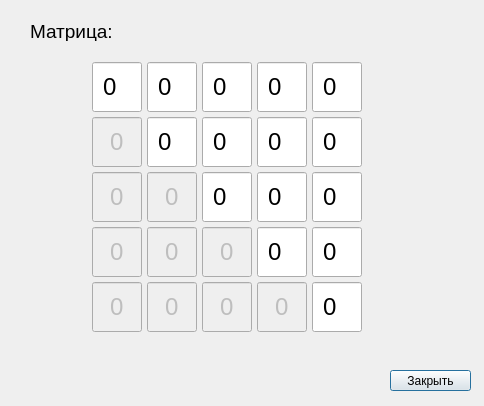
<?xml version="1.0" encoding="UTF-8"?>
<ui version="4.0">
 <class>mOut</class>
 <widget class="QDialog" name="mOut">
  <property name="geometry">
   <rect>
    <x>0</x>
    <y>0</y>
    <width>484</width>
    <height>406</height>
   </rect>
  </property>
  <property name="windowTitle">
   <string>Dialog</string>
  </property>
  <widget class="QFrame" name="OutFrame">
   <property name="geometry">
    <rect>
     <x>90</x>
     <y>60</y>
     <width>291</width>
     <height>281</height>
    </rect>
   </property>
   <property name="frameShape">
    <enum>QFrame::NoFrame</enum>
   </property>
   <property name="frameShadow">
    <enum>QFrame::Raised</enum>
   </property>
   <widget class="QLineEdit" name="mOut2_1">
    <property name="enabled">
     <bool>false</bool>
    </property>
    <property name="geometry">
     <rect>
      <x>2</x>
      <y>57</y>
      <width>50</width>
      <height>50</height>
     </rect>
    </property>
    <property name="minimumSize">
     <size>
      <width>50</width>
      <height>50</height>
     </size>
    </property>
    <property name="maximumSize">
     <size>
      <width>50</width>
      <height>50</height>
     </size>
    </property>
    <property name="font">
     <font>
      <pointsize>18</pointsize>
      <italic>false</italic>
     </font>
    </property>
    <property name="inputMask">
     <string/>
    </property>
    <property name="text">
     <string>0</string>
    </property>
    <property name="maxLength">
     <number>1</number>
    </property>
    <property name="frame">
     <bool>true</bool>
    </property>
    <property name="cursorPosition">
     <number>1</number>
    </property>
    <property name="alignment">
     <set>Qt::AlignCenter</set>
    </property>
    <property name="readOnly">
     <bool>true</bool>
    </property>
   </widget>
   <widget class="QLineEdit" name="mOut1_2">
    <property name="geometry">
     <rect>
      <x>57</x>
      <y>2</y>
      <width>50</width>
      <height>50</height>
     </rect>
    </property>
    <property name="minimumSize">
     <size>
      <width>50</width>
      <height>50</height>
     </size>
    </property>
    <property name="maximumSize">
     <size>
      <width>50</width>
      <height>50</height>
     </size>
    </property>
    <property name="font">
     <font>
      <pointsize>18</pointsize>
     </font>
    </property>
    <property name="inputMask">
     <string>999</string>
    </property>
    <property name="text">
     <string>0</string>
    </property>
    <property name="maxLength">
     <number>3</number>
    </property>
    <property name="frame">
     <bool>true</bool>
    </property>
    <property name="cursorPosition">
     <number>3</number>
    </property>
    <property name="alignment">
     <set>Qt::AlignCenter</set>
    </property>
    <property name="readOnly">
     <bool>true</bool>
    </property>
   </widget>
   <widget class="QLineEdit" name="mOut2_2">
    <property name="geometry">
     <rect>
      <x>57</x>
      <y>57</y>
      <width>50</width>
      <height>50</height>
     </rect>
    </property>
    <property name="minimumSize">
     <size>
      <width>50</width>
      <height>50</height>
     </size>
    </property>
    <property name="maximumSize">
     <size>
      <width>50</width>
      <height>50</height>
     </size>
    </property>
    <property name="font">
     <font>
      <pointsize>18</pointsize>
     </font>
    </property>
    <property name="inputMask">
     <string>999</string>
    </property>
    <property name="text">
     <string>0</string>
    </property>
    <property name="maxLength">
     <number>3</number>
    </property>
    <property name="frame">
     <bool>true</bool>
    </property>
    <property name="cursorPosition">
     <number>3</number>
    </property>
    <property name="alignment">
     <set>Qt::AlignCenter</set>
    </property>
    <property name="readOnly">
     <bool>true</bool>
    </property>
   </widget>
   <widget class="QLineEdit" name="mOut1_1">
    <property name="geometry">
     <rect>
      <x>2</x>
      <y>2</y>
      <width>50</width>
      <height>50</height>
     </rect>
    </property>
    <property name="minimumSize">
     <size>
      <width>50</width>
      <height>50</height>
     </size>
    </property>
    <property name="maximumSize">
     <size>
      <width>50</width>
      <height>50</height>
     </size>
    </property>
    <property name="font">
     <font>
      <pointsize>18</pointsize>
     </font>
    </property>
    <property name="inputMask">
     <string>999</string>
    </property>
    <property name="text">
     <string>0</string>
    </property>
    <property name="maxLength">
     <number>3</number>
    </property>
    <property name="frame">
     <bool>true</bool>
    </property>
    <property name="cursorPosition">
     <number>3</number>
    </property>
    <property name="alignment">
     <set>Qt::AlignCenter</set>
    </property>
    <property name="readOnly">
     <bool>true</bool>
    </property>
   </widget>
   <widget class="QFrame" name="frame_6">
    <property name="geometry">
     <rect>
      <x>0</x>
      <y>0</y>
      <width>171</width>
      <height>171</height>
     </rect>
    </property>
    <widget class="QLineEdit" name="mOut2_3">
     <property name="geometry">
      <rect>
       <x>112</x>
       <y>57</y>
       <width>50</width>
       <height>50</height>
      </rect>
     </property>
     <property name="minimumSize">
      <size>
       <width>50</width>
       <height>50</height>
      </size>
     </property>
     <property name="maximumSize">
      <size>
       <width>50</width>
       <height>50</height>
      </size>
     </property>
     <property name="font">
      <font>
       <pointsize>18</pointsize>
      </font>
     </property>
     <property name="inputMask">
      <string>999</string>
     </property>
     <property name="text">
      <string>0</string>
     </property>
     <property name="maxLength">
      <number>3</number>
     </property>
     <property name="frame">
      <bool>true</bool>
     </property>
     <property name="cursorPosition">
      <number>3</number>
     </property>
     <property name="alignment">
      <set>Qt::AlignCenter</set>
     </property>
     <property name="readOnly">
      <bool>true</bool>
     </property>
    </widget>
    <widget class="QLineEdit" name="mOut1_3">
     <property name="geometry">
      <rect>
       <x>112</x>
       <y>2</y>
       <width>50</width>
       <height>50</height>
      </rect>
     </property>
     <property name="minimumSize">
      <size>
       <width>50</width>
       <height>50</height>
      </size>
     </property>
     <property name="maximumSize">
      <size>
       <width>50</width>
       <height>50</height>
      </size>
     </property>
     <property name="font">
      <font>
       <pointsize>18</pointsize>
      </font>
     </property>
     <property name="inputMask">
      <string>999</string>
     </property>
     <property name="text">
      <string>0</string>
     </property>
     <property name="maxLength">
      <number>3</number>
     </property>
     <property name="frame">
      <bool>true</bool>
     </property>
     <property name="cursorPosition">
      <number>3</number>
     </property>
     <property name="alignment">
      <set>Qt::AlignCenter</set>
     </property>
     <property name="readOnly">
      <bool>true</bool>
     </property>
    </widget>
    <widget class="QLineEdit" name="mOut3_2">
     <property name="enabled">
      <bool>false</bool>
     </property>
     <property name="geometry">
      <rect>
       <x>57</x>
       <y>112</y>
       <width>50</width>
       <height>50</height>
      </rect>
     </property>
     <property name="minimumSize">
      <size>
       <width>50</width>
       <height>50</height>
      </size>
     </property>
     <property name="maximumSize">
      <size>
       <width>50</width>
       <height>50</height>
      </size>
     </property>
     <property name="font">
      <font>
       <pointsize>18</pointsize>
       <italic>false</italic>
      </font>
     </property>
     <property name="inputMask">
      <string/>
     </property>
     <property name="text">
      <string>0</string>
     </property>
     <property name="maxLength">
      <number>1</number>
     </property>
     <property name="frame">
      <bool>true</bool>
     </property>
     <property name="cursorPosition">
      <number>1</number>
     </property>
     <property name="alignment">
      <set>Qt::AlignCenter</set>
     </property>
     <property name="readOnly">
      <bool>true</bool>
     </property>
    </widget>
    <widget class="QLineEdit" name="mOut3_1">
     <property name="enabled">
      <bool>false</bool>
     </property>
     <property name="geometry">
      <rect>
       <x>2</x>
       <y>112</y>
       <width>50</width>
       <height>50</height>
      </rect>
     </property>
     <property name="minimumSize">
      <size>
       <width>50</width>
       <height>50</height>
      </size>
     </property>
     <property name="maximumSize">
      <size>
       <width>50</width>
       <height>50</height>
      </size>
     </property>
     <property name="font">
      <font>
       <pointsize>18</pointsize>
       <italic>false</italic>
      </font>
     </property>
     <property name="inputMask">
      <string/>
     </property>
     <property name="text">
      <string>0</string>
     </property>
     <property name="maxLength">
      <number>1</number>
     </property>
     <property name="frame">
      <bool>true</bool>
     </property>
     <property name="cursorPosition">
      <number>1</number>
     </property>
     <property name="alignment">
      <set>Qt::AlignCenter</set>
     </property>
     <property name="readOnly">
      <bool>true</bool>
     </property>
    </widget>
    <widget class="QLineEdit" name="mOut3_3">
     <property name="geometry">
      <rect>
       <x>112</x>
       <y>112</y>
       <width>50</width>
       <height>50</height>
      </rect>
     </property>
     <property name="minimumSize">
      <size>
       <width>50</width>
       <height>50</height>
      </size>
     </property>
     <property name="maximumSize">
      <size>
       <width>50</width>
       <height>50</height>
      </size>
     </property>
     <property name="font">
      <font>
       <pointsize>18</pointsize>
      </font>
     </property>
     <property name="inputMask">
      <string>999</string>
     </property>
     <property name="text">
      <string>0</string>
     </property>
     <property name="maxLength">
      <number>3</number>
     </property>
     <property name="frame">
      <bool>true</bool>
     </property>
     <property name="cursorPosition">
      <number>3</number>
     </property>
     <property name="alignment">
      <set>Qt::AlignCenter</set>
     </property>
     <property name="readOnly">
      <bool>true</bool>
     </property>
    </widget>
   </widget>
   <widget class="QFrame" name="frame_7">
    <property name="geometry">
     <rect>
      <x>0</x>
      <y>0</y>
      <width>231</width>
      <height>231</height>
     </rect>
    </property>
    <widget class="QLineEdit" name="mOut4_3">
     <property name="enabled">
      <bool>false</bool>
     </property>
     <property name="geometry">
      <rect>
       <x>112</x>
       <y>167</y>
       <width>50</width>
       <height>50</height>
      </rect>
     </property>
     <property name="minimumSize">
      <size>
       <width>50</width>
       <height>50</height>
      </size>
     </property>
     <property name="maximumSize">
      <size>
       <width>50</width>
       <height>50</height>
      </size>
     </property>
     <property name="font">
      <font>
       <pointsize>18</pointsize>
       <italic>false</italic>
      </font>
     </property>
     <property name="inputMask">
      <string/>
     </property>
     <property name="text">
      <string>0</string>
     </property>
     <property name="maxLength">
      <number>1</number>
     </property>
     <property name="frame">
      <bool>true</bool>
     </property>
     <property name="cursorPosition">
      <number>1</number>
     </property>
     <property name="alignment">
      <set>Qt::AlignCenter</set>
     </property>
     <property name="readOnly">
      <bool>true</bool>
     </property>
    </widget>
    <widget class="QLineEdit" name="mOut3_4">
     <property name="geometry">
      <rect>
       <x>167</x>
       <y>112</y>
       <width>50</width>
       <height>50</height>
      </rect>
     </property>
     <property name="minimumSize">
      <size>
       <width>50</width>
       <height>50</height>
      </size>
     </property>
     <property name="maximumSize">
      <size>
       <width>50</width>
       <height>50</height>
      </size>
     </property>
     <property name="font">
      <font>
       <pointsize>18</pointsize>
      </font>
     </property>
     <property name="inputMask">
      <string>999</string>
     </property>
     <property name="text">
      <string>0</string>
     </property>
     <property name="maxLength">
      <number>3</number>
     </property>
     <property name="frame">
      <bool>true</bool>
     </property>
     <property name="cursorPosition">
      <number>3</number>
     </property>
     <property name="alignment">
      <set>Qt::AlignCenter</set>
     </property>
     <property name="readOnly">
      <bool>true</bool>
     </property>
    </widget>
    <widget class="QLineEdit" name="mOut4_4">
     <property name="geometry">
      <rect>
       <x>167</x>
       <y>167</y>
       <width>50</width>
       <height>50</height>
      </rect>
     </property>
     <property name="minimumSize">
      <size>
       <width>50</width>
       <height>50</height>
      </size>
     </property>
     <property name="maximumSize">
      <size>
       <width>50</width>
       <height>50</height>
      </size>
     </property>
     <property name="font">
      <font>
       <pointsize>18</pointsize>
      </font>
     </property>
     <property name="inputMask">
      <string>999</string>
     </property>
     <property name="text">
      <string>0</string>
     </property>
     <property name="maxLength">
      <number>3</number>
     </property>
     <property name="frame">
      <bool>true</bool>
     </property>
     <property name="cursorPosition">
      <number>3</number>
     </property>
     <property name="alignment">
      <set>Qt::AlignCenter</set>
     </property>
     <property name="readOnly">
      <bool>true</bool>
     </property>
    </widget>
    <widget class="QLineEdit" name="mOut2_4">
     <property name="geometry">
      <rect>
       <x>167</x>
       <y>57</y>
       <width>50</width>
       <height>50</height>
      </rect>
     </property>
     <property name="minimumSize">
      <size>
       <width>50</width>
       <height>50</height>
      </size>
     </property>
     <property name="maximumSize">
      <size>
       <width>50</width>
       <height>50</height>
      </size>
     </property>
     <property name="font">
      <font>
       <pointsize>18</pointsize>
      </font>
     </property>
     <property name="inputMask">
      <string>999</string>
     </property>
     <property name="text">
      <string>0</string>
     </property>
     <property name="maxLength">
      <number>3</number>
     </property>
     <property name="frame">
      <bool>true</bool>
     </property>
     <property name="cursorPosition">
      <number>3</number>
     </property>
     <property name="alignment">
      <set>Qt::AlignCenter</set>
     </property>
     <property name="readOnly">
      <bool>true</bool>
     </property>
    </widget>
    <widget class="QLineEdit" name="mOut1_4">
     <property name="geometry">
      <rect>
       <x>167</x>
       <y>2</y>
       <width>50</width>
       <height>50</height>
      </rect>
     </property>
     <property name="minimumSize">
      <size>
       <width>50</width>
       <height>50</height>
      </size>
     </property>
     <property name="maximumSize">
      <size>
       <width>50</width>
       <height>50</height>
      </size>
     </property>
     <property name="font">
      <font>
       <pointsize>18</pointsize>
      </font>
     </property>
     <property name="inputMask">
      <string>999</string>
     </property>
     <property name="text">
      <string>0</string>
     </property>
     <property name="maxLength">
      <number>3</number>
     </property>
     <property name="frame">
      <bool>true</bool>
     </property>
     <property name="cursorPosition">
      <number>3</number>
     </property>
     <property name="alignment">
      <set>Qt::AlignCenter</set>
     </property>
     <property name="readOnly">
      <bool>true</bool>
     </property>
    </widget>
    <widget class="QLineEdit" name="mOut4_2">
     <property name="enabled">
      <bool>false</bool>
     </property>
     <property name="geometry">
      <rect>
       <x>57</x>
       <y>167</y>
       <width>50</width>
       <height>50</height>
      </rect>
     </property>
     <property name="minimumSize">
      <size>
       <width>50</width>
       <height>50</height>
      </size>
     </property>
     <property name="maximumSize">
      <size>
       <width>50</width>
       <height>50</height>
      </size>
     </property>
     <property name="font">
      <font>
       <pointsize>18</pointsize>
       <italic>false</italic>
      </font>
     </property>
     <property name="inputMask">
      <string/>
     </property>
     <property name="text">
      <string>0</string>
     </property>
     <property name="maxLength">
      <number>1</number>
     </property>
     <property name="frame">
      <bool>true</bool>
     </property>
     <property name="cursorPosition">
      <number>1</number>
     </property>
     <property name="alignment">
      <set>Qt::AlignCenter</set>
     </property>
     <property name="readOnly">
      <bool>true</bool>
     </property>
    </widget>
    <widget class="QLineEdit" name="mOut4_1">
     <property name="enabled">
      <bool>false</bool>
     </property>
     <property name="geometry">
      <rect>
       <x>2</x>
       <y>167</y>
       <width>50</width>
       <height>50</height>
      </rect>
     </property>
     <property name="minimumSize">
      <size>
       <width>50</width>
       <height>50</height>
      </size>
     </property>
     <property name="maximumSize">
      <size>
       <width>50</width>
       <height>50</height>
      </size>
     </property>
     <property name="font">
      <font>
       <pointsize>18</pointsize>
       <italic>false</italic>
      </font>
     </property>
     <property name="inputMask">
      <string/>
     </property>
     <property name="text">
      <string>0</string>
     </property>
     <property name="maxLength">
      <number>1</number>
     </property>
     <property name="frame">
      <bool>true</bool>
     </property>
     <property name="cursorPosition">
      <number>1</number>
     </property>
     <property name="alignment">
      <set>Qt::AlignCenter</set>
     </property>
     <property name="readOnly">
      <bool>true</bool>
     </property>
    </widget>
   </widget>
   <widget class="QFrame" name="frame_8">
    <property name="geometry">
     <rect>
      <x>0</x>
      <y>0</y>
      <width>281</width>
      <height>281</height>
     </rect>
    </property>
    <property name="autoFillBackground">
     <bool>false</bool>
    </property>
    <widget class="QLineEdit" name="mOut4_5">
     <property name="geometry">
      <rect>
       <x>222</x>
       <y>167</y>
       <width>50</width>
       <height>50</height>
      </rect>
     </property>
     <property name="minimumSize">
      <size>
       <width>50</width>
       <height>50</height>
      </size>
     </property>
     <property name="maximumSize">
      <size>
       <width>50</width>
       <height>50</height>
      </size>
     </property>
     <property name="font">
      <font>
       <pointsize>18</pointsize>
      </font>
     </property>
     <property name="inputMask">
      <string>999</string>
     </property>
     <property name="text">
      <string>0</string>
     </property>
     <property name="maxLength">
      <number>3</number>
     </property>
     <property name="frame">
      <bool>true</bool>
     </property>
     <property name="cursorPosition">
      <number>3</number>
     </property>
     <property name="alignment">
      <set>Qt::AlignCenter</set>
     </property>
     <property name="readOnly">
      <bool>true</bool>
     </property>
    </widget>
    <widget class="QLineEdit" name="mOut2_5">
     <property name="geometry">
      <rect>
       <x>222</x>
       <y>57</y>
       <width>50</width>
       <height>50</height>
      </rect>
     </property>
     <property name="minimumSize">
      <size>
       <width>50</width>
       <height>50</height>
      </size>
     </property>
     <property name="maximumSize">
      <size>
       <width>50</width>
       <height>50</height>
      </size>
     </property>
     <property name="font">
      <font>
       <pointsize>18</pointsize>
      </font>
     </property>
     <property name="inputMask">
      <string>999</string>
     </property>
     <property name="text">
      <string>0</string>
     </property>
     <property name="maxLength">
      <number>3</number>
     </property>
     <property name="frame">
      <bool>true</bool>
     </property>
     <property name="cursorPosition">
      <number>3</number>
     </property>
     <property name="alignment">
      <set>Qt::AlignCenter</set>
     </property>
     <property name="readOnly">
      <bool>true</bool>
     </property>
    </widget>
    <widget class="QLineEdit" name="mOut1_5">
     <property name="geometry">
      <rect>
       <x>222</x>
       <y>2</y>
       <width>50</width>
       <height>50</height>
      </rect>
     </property>
     <property name="minimumSize">
      <size>
       <width>50</width>
       <height>50</height>
      </size>
     </property>
     <property name="maximumSize">
      <size>
       <width>50</width>
       <height>50</height>
      </size>
     </property>
     <property name="font">
      <font>
       <pointsize>18</pointsize>
      </font>
     </property>
     <property name="inputMask">
      <string>999</string>
     </property>
     <property name="text">
      <string>0</string>
     </property>
     <property name="maxLength">
      <number>3</number>
     </property>
     <property name="frame">
      <bool>true</bool>
     </property>
     <property name="cursorPosition">
      <number>3</number>
     </property>
     <property name="alignment">
      <set>Qt::AlignCenter</set>
     </property>
     <property name="readOnly">
      <bool>true</bool>
     </property>
    </widget>
    <widget class="QLineEdit" name="mOut5_2">
     <property name="enabled">
      <bool>false</bool>
     </property>
     <property name="geometry">
      <rect>
       <x>57</x>
       <y>222</y>
       <width>50</width>
       <height>50</height>
      </rect>
     </property>
     <property name="minimumSize">
      <size>
       <width>50</width>
       <height>50</height>
      </size>
     </property>
     <property name="maximumSize">
      <size>
       <width>50</width>
       <height>50</height>
      </size>
     </property>
     <property name="font">
      <font>
       <pointsize>18</pointsize>
       <italic>false</italic>
      </font>
     </property>
     <property name="inputMask">
      <string/>
     </property>
     <property name="text">
      <string>0</string>
     </property>
     <property name="maxLength">
      <number>1</number>
     </property>
     <property name="frame">
      <bool>true</bool>
     </property>
     <property name="cursorPosition">
      <number>1</number>
     </property>
     <property name="alignment">
      <set>Qt::AlignCenter</set>
     </property>
     <property name="readOnly">
      <bool>true</bool>
     </property>
    </widget>
    <widget class="QLineEdit" name="mOut5_5">
     <property name="geometry">
      <rect>
       <x>222</x>
       <y>222</y>
       <width>50</width>
       <height>50</height>
      </rect>
     </property>
     <property name="minimumSize">
      <size>
       <width>50</width>
       <height>50</height>
      </size>
     </property>
     <property name="maximumSize">
      <size>
       <width>50</width>
       <height>50</height>
      </size>
     </property>
     <property name="font">
      <font>
       <pointsize>18</pointsize>
      </font>
     </property>
     <property name="inputMask">
      <string>999</string>
     </property>
     <property name="text">
      <string>0</string>
     </property>
     <property name="maxLength">
      <number>3</number>
     </property>
     <property name="frame">
      <bool>true</bool>
     </property>
     <property name="cursorPosition">
      <number>3</number>
     </property>
     <property name="alignment">
      <set>Qt::AlignCenter</set>
     </property>
     <property name="readOnly">
      <bool>true</bool>
     </property>
    </widget>
    <widget class="QLineEdit" name="mOut5_3">
     <property name="enabled">
      <bool>false</bool>
     </property>
     <property name="geometry">
      <rect>
       <x>112</x>
       <y>222</y>
       <width>50</width>
       <height>50</height>
      </rect>
     </property>
     <property name="minimumSize">
      <size>
       <width>50</width>
       <height>50</height>
      </size>
     </property>
     <property name="maximumSize">
      <size>
       <width>50</width>
       <height>50</height>
      </size>
     </property>
     <property name="font">
      <font>
       <pointsize>18</pointsize>
       <italic>false</italic>
      </font>
     </property>
     <property name="inputMask">
      <string/>
     </property>
     <property name="text">
      <string>0</string>
     </property>
     <property name="maxLength">
      <number>1</number>
     </property>
     <property name="frame">
      <bool>true</bool>
     </property>
     <property name="cursorPosition">
      <number>1</number>
     </property>
     <property name="alignment">
      <set>Qt::AlignCenter</set>
     </property>
     <property name="readOnly">
      <bool>true</bool>
     </property>
    </widget>
    <widget class="QLineEdit" name="mOut5_1">
     <property name="enabled">
      <bool>false</bool>
     </property>
     <property name="geometry">
      <rect>
       <x>2</x>
       <y>222</y>
       <width>50</width>
       <height>50</height>
      </rect>
     </property>
     <property name="minimumSize">
      <size>
       <width>50</width>
       <height>50</height>
      </size>
     </property>
     <property name="maximumSize">
      <size>
       <width>50</width>
       <height>50</height>
      </size>
     </property>
     <property name="font">
      <font>
       <pointsize>18</pointsize>
       <italic>false</italic>
      </font>
     </property>
     <property name="inputMask">
      <string/>
     </property>
     <property name="text">
      <string>0</string>
     </property>
     <property name="maxLength">
      <number>1</number>
     </property>
     <property name="frame">
      <bool>true</bool>
     </property>
     <property name="cursorPosition">
      <number>1</number>
     </property>
     <property name="alignment">
      <set>Qt::AlignCenter</set>
     </property>
     <property name="readOnly">
      <bool>true</bool>
     </property>
    </widget>
    <widget class="QLineEdit" name="mOut5_4">
     <property name="enabled">
      <bool>false</bool>
     </property>
     <property name="geometry">
      <rect>
       <x>167</x>
       <y>222</y>
       <width>50</width>
       <height>50</height>
      </rect>
     </property>
     <property name="minimumSize">
      <size>
       <width>50</width>
       <height>50</height>
      </size>
     </property>
     <property name="maximumSize">
      <size>
       <width>50</width>
       <height>50</height>
      </size>
     </property>
     <property name="font">
      <font>
       <pointsize>18</pointsize>
       <italic>false</italic>
      </font>
     </property>
     <property name="inputMask">
      <string/>
     </property>
     <property name="text">
      <string>0</string>
     </property>
     <property name="maxLength">
      <number>1</number>
     </property>
     <property name="frame">
      <bool>true</bool>
     </property>
     <property name="cursorPosition">
      <number>1</number>
     </property>
     <property name="alignment">
      <set>Qt::AlignCenter</set>
     </property>
     <property name="readOnly">
      <bool>true</bool>
     </property>
    </widget>
    <widget class="QLineEdit" name="mOut3_5">
     <property name="geometry">
      <rect>
       <x>222</x>
       <y>112</y>
       <width>50</width>
       <height>50</height>
      </rect>
     </property>
     <property name="minimumSize">
      <size>
       <width>50</width>
       <height>50</height>
      </size>
     </property>
     <property name="maximumSize">
      <size>
       <width>50</width>
       <height>50</height>
      </size>
     </property>
     <property name="font">
      <font>
       <pointsize>18</pointsize>
      </font>
     </property>
     <property name="inputMask">
      <string>999</string>
     </property>
     <property name="text">
      <string>0</string>
     </property>
     <property name="maxLength">
      <number>3</number>
     </property>
     <property name="frame">
      <bool>true</bool>
     </property>
     <property name="cursorPosition">
      <number>3</number>
     </property>
     <property name="alignment">
      <set>Qt::AlignCenter</set>
     </property>
     <property name="readOnly">
      <bool>true</bool>
     </property>
    </widget>
   </widget>
  </widget>
  <widget class="QPushButton" name="outClose">
   <property name="geometry">
    <rect>
     <x>390</x>
     <y>370</y>
     <width>81</width>
     <height>21</height>
    </rect>
   </property>
   <property name="text">
    <string>Закрыть</string>
   </property>
  </widget>
  <widget class="QLabel" name="label">
   <property name="geometry">
    <rect>
     <x>30</x>
     <y>20</y>
     <width>341</width>
     <height>21</height>
    </rect>
   </property>
   <property name="text">
    <string>&lt;html&gt;&lt;head/&gt;&lt;body&gt;&lt;p&gt;&lt;span style=&quot; font-size:14pt;&quot;&gt;Матрица:&lt;/span&gt;&lt;/p&gt;&lt;/body&gt;&lt;/html&gt;</string>
   </property>
  </widget>
 </widget>
 <resources/>
 <connections>
  <connection>
   <sender>outClose</sender>
   <signal>clicked()</signal>
   <receiver>mOut</receiver>
   <slot>reject()</slot>
   <hints>
    <hint type="sourcelabel">
     <x>442</x>
     <y>386</y>
    </hint>
    <hint type="destinationlabel">
     <x>362</x>
     <y>377</y>
    </hint>
   </hints>
  </connection>
 </connections>
</ui>
